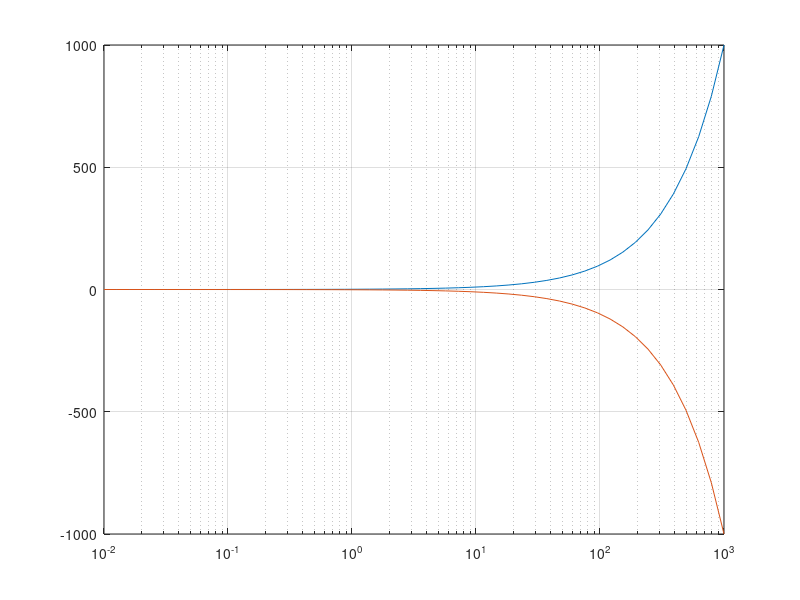

This chart was generated by the following MATLAB code:
x = logspace(-2,3);
% generate a row vector x of 50 logarithmically spaced points between decades 10^-2 and 10^3
y1 = x;
% assign x to y1
y2 = -x;
% assign -x to y2
semilogx(x,y1,x,y2)
% plot two lines by passing comma-separated x-y pairs to semilogx
grid on
% show the grid lines